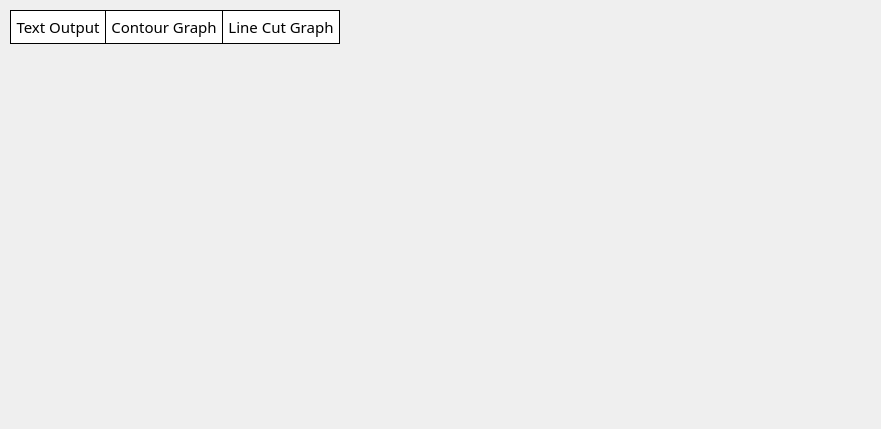
<?xml version="1.0" encoding="UTF-8"?>
<ui version="4.0">
 <class>Form</class>
 <widget class="QWidget" name="Form">
  <property name="geometry">
   <rect>
    <x>0</x>
    <y>0</y>
    <width>881</width>
    <height>429</height>
   </rect>
  </property>
  <property name="windowTitle">
   <string>Form</string>
  </property>
  <widget class="QWidget" name="verticalLayoutWidget">
   <property name="geometry">
    <rect>
     <x>10</x>
     <y>10</y>
     <width>866</width>
     <height>411</height>
    </rect>
   </property>
   <layout class="QVBoxLayout" name="mainVLayout">
    <property name="spacing">
     <number>4</number>
    </property>
    <item>
     <layout class="QHBoxLayout" name="horizontalLayout">
      <property name="spacing">
       <number>0</number>
      </property>
      <item>
       <widget class="QPushButton" name="textBut">
        <property name="font">
         <font>
          <family>Figtree Light</family>
          <pointsize>11</pointsize>
         </font>
        </property>
        <property name="styleSheet">
         <string notr="true">    QPushButton{
        border: 2px  solid  rgb(0, 0, 0);
		background: rgb(255, 255, 255);
        border-style: outset;
        border-width: 1px 1px 1px 1px;
        border-radius: 0px;
        color: black;
		padding: 5px 5px 5px 5px;   
    }
QPushButton:checked {
border-style: inset;
background: qradialgradient(
cx: 0.4, cy: -0.1, fx: 0.4, fy: -0.1,
radius: 1.35, stop: 0 #fff, stop: 1 #90D5FF
);
}
QPushButton:disabled {
border-style: outset;
background: qradialgradient(
cx: 0.4, cy: -0.1, fx: 0.4, fy: -0.1,
radius: 1.35, stop: 0 #fff, stop: 1 #ddd
);
}
</string>
        </property>
        <property name="text">
         <string>Text Output</string>
        </property>
        <property name="checkable">
         <bool>true</bool>
        </property>
        <property name="autoExclusive">
         <bool>true</bool>
        </property>
       </widget>
      </item>
      <item>
       <widget class="QPushButton" name="contBut">
        <property name="font">
         <font>
          <family>Figtree Light</family>
          <pointsize>11</pointsize>
         </font>
        </property>
        <property name="styleSheet">
         <string notr="true">    QPushButton{
        border: 2px  solid  rgb(0, 0, 0);
		background: rgb(255, 255, 255);
        border-style: outset;
        border-width: 1px 1px 1px 0px;
        border-radius: 0px;
        color: black;
		padding: 5px 5px 5px 5px;   
    }
QPushButton:checked {
border-style: inset;
background: qradialgradient(
cx: 0.4, cy: -0.1, fx: 0.4, fy: -0.1,
radius: 1.35, stop: 0 #fff, stop: 1 #90D5FF
);
}
QPushButton:disabled {
border-style: outset;
background: qradialgradient(
cx: 0.4, cy: -0.1, fx: 0.4, fy: -0.1,
radius: 1.35, stop: 0 #fff, stop: 1 #ddd
);
}
</string>
        </property>
        <property name="text">
         <string>Contour Graph</string>
        </property>
        <property name="checkable">
         <bool>true</bool>
        </property>
        <property name="autoExclusive">
         <bool>true</bool>
        </property>
       </widget>
      </item>
      <item>
       <widget class="QPushButton" name="lineBut">
        <property name="font">
         <font>
          <family>Figtree Light</family>
          <pointsize>11</pointsize>
         </font>
        </property>
        <property name="styleSheet">
         <string notr="true">    QPushButton{
        border: 2px  solid  rgb(0, 0, 0);
		background: rgb(255, 255, 255);
        border-style: outset;
        border-width: 1px 1px 1px 0px;
        border-radius: 0px;
        color: black;
		padding: 5px 5px 5px 5px;   
    }
QPushButton:checked {
border-style: inset;
background: qradialgradient(
cx: 0.4, cy: -0.1, fx: 0.4, fy: -0.1,
radius: 1.35, stop: 0 #fff, stop: 1 #90D5FF
);
}
QPushButton:disabled {
border-style: outset;
background: qradialgradient(
cx: 0.4, cy: -0.1, fx: 0.4, fy: -0.1,
radius: 1.35, stop: 0 #fff, stop: 1 #ddd
);
}
</string>
        </property>
        <property name="text">
         <string>Line Cut Graph</string>
        </property>
        <property name="checkable">
         <bool>true</bool>
        </property>
        <property name="autoExclusive">
         <bool>true</bool>
        </property>
       </widget>
      </item>
      <item>
       <spacer name="horizontalSpacer_2">
        <property name="orientation">
         <enum>Qt::Horizontal</enum>
        </property>
        <property name="sizeHint" stdset="0">
         <size>
          <width>40</width>
          <height>20</height>
         </size>
        </property>
       </spacer>
      </item>
     </layout>
    </item>
    <item>
     <layout class="QVBoxLayout" name="tempLayout">
      <item>
       <spacer name="verticalSpacer">
        <property name="orientation">
         <enum>Qt::Vertical</enum>
        </property>
        <property name="sizeHint" stdset="0">
         <size>
          <width>20</width>
          <height>40</height>
         </size>
        </property>
       </spacer>
      </item>
     </layout>
    </item>
   </layout>
  </widget>
 </widget>
 <resources/>
 <connections/>
</ui>
